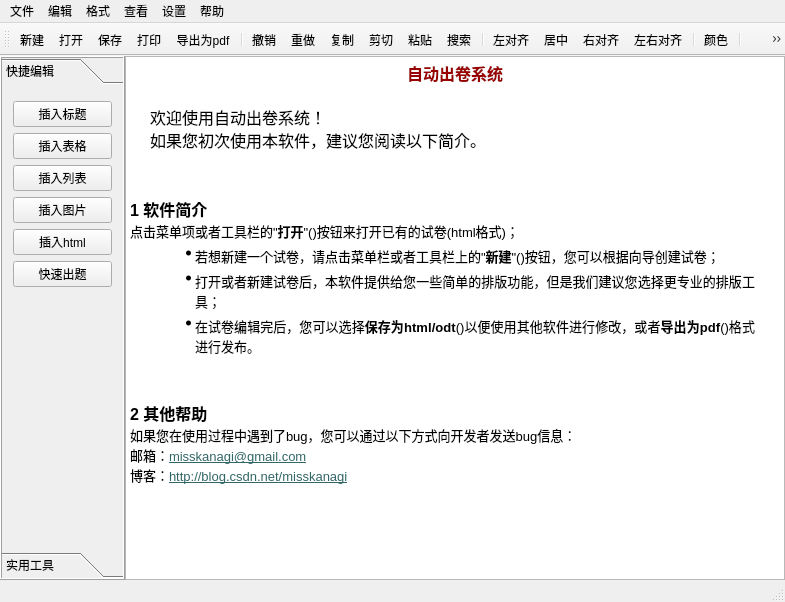
<?xml version="1.0" encoding="UTF-8"?>
<ui version="4.0">
 <class>MainWindow</class>
 <widget class="QMainWindow" name="MainWindow">
  <property name="geometry">
   <rect>
    <x>0</x>
    <y>0</y>
    <width>785</width>
    <height>602</height>
   </rect>
  </property>
  <property name="windowTitle">
   <string>自动出卷系统</string>
  </property>
  <widget class="QWidget" name="centralWidget">
   <layout class="QHBoxLayout" name="horizontalLayout_2">
    <property name="spacing">
     <number>0</number>
    </property>
    <property name="leftMargin">
     <number>0</number>
    </property>
    <property name="topMargin">
     <number>0</number>
    </property>
    <property name="rightMargin">
     <number>0</number>
    </property>
    <property name="bottomMargin">
     <number>0</number>
    </property>
    <item>
     <widget class="QToolBox" name="toolBox">
      <property name="sizePolicy">
       <sizepolicy hsizetype="Fixed" vsizetype="Expanding">
        <horstretch>0</horstretch>
        <verstretch>0</verstretch>
       </sizepolicy>
      </property>
      <property name="minimumSize">
       <size>
        <width>125</width>
        <height>0</height>
       </size>
      </property>
      <property name="frameShape">
       <enum>QFrame::Box</enum>
      </property>
      <property name="frameShadow">
       <enum>QFrame::Raised</enum>
      </property>
      <property name="currentIndex">
       <number>0</number>
      </property>
      <widget class="QWidget" name="paper_edit">
       <property name="geometry">
        <rect>
         <x>0</x>
         <y>0</y>
         <width>123</width>
         <height>461</height>
        </rect>
       </property>
       <attribute name="icon">
        <iconset>
         <normalon>:/UI/mail_new.png</normalon>
        </iconset>
       </attribute>
       <attribute name="label">
        <string>快捷编辑</string>
       </attribute>
       <layout class="QVBoxLayout" name="verticalLayout">
        <item>
         <widget class="QPushButton" name="insertTitle">
          <property name="text">
           <string>插入标题</string>
          </property>
          <property name="icon">
           <iconset resource="resource.qrc">
            <normaloff>:/UI/mail_new.png</normaloff>:/UI/mail_new.png</iconset>
          </property>
         </widget>
        </item>
        <item>
         <widget class="QPushButton" name="insertTable">
          <property name="text">
           <string>插入表格</string>
          </property>
          <property name="icon">
           <iconset resource="resource.qrc">
            <normaloff>:/UI/grid.png</normaloff>:/UI/grid.png</iconset>
          </property>
         </widget>
        </item>
        <item>
         <widget class="QPushButton" name="insetList">
          <property name="text">
           <string>插入列表</string>
          </property>
          <property name="icon">
           <iconset resource="resource.qrc">
            <normaloff>:/UI/list.png</normaloff>:/UI/list.png</iconset>
          </property>
         </widget>
        </item>
        <item>
         <widget class="QPushButton" name="insertImage">
          <property name="sizePolicy">
           <sizepolicy hsizetype="Minimum" vsizetype="Fixed">
            <horstretch>0</horstretch>
            <verstretch>0</verstretch>
           </sizepolicy>
          </property>
          <property name="text">
           <string>插入图片</string>
          </property>
          <property name="icon">
           <iconset>
            <normalon>:/UI/thumbnail.png</normalon>
           </iconset>
          </property>
          <property name="autoDefault">
           <bool>false</bool>
          </property>
          <property name="default">
           <bool>false</bool>
          </property>
          <property name="flat">
           <bool>false</bool>
          </property>
         </widget>
        </item>
        <item>
         <widget class="QPushButton" name="insertHtml">
          <property name="text">
           <string>插入html</string>
          </property>
          <property name="icon">
           <iconset resource="resource.qrc">
            <normaloff>:/UI/news_subscribe.png</normaloff>:/UI/news_subscribe.png</iconset>
          </property>
         </widget>
        </item>
        <item>
         <widget class="QPushButton" name="insertQuestions">
          <property name="text">
           <string>快速出题</string>
          </property>
          <property name="icon">
           <iconset resource="resource.qrc">
            <normaloff>:/UI/editclear.png</normaloff>:/UI/editclear.png</iconset>
          </property>
         </widget>
        </item>
        <item>
         <spacer name="verticalSpacer">
          <property name="orientation">
           <enum>Qt::Vertical</enum>
          </property>
          <property name="sizeHint" stdset="0">
           <size>
            <width>20</width>
            <height>40</height>
           </size>
          </property>
         </spacer>
        </item>
       </layout>
      </widget>
      <widget class="QWidget" name="tools">
       <property name="geometry">
        <rect>
         <x>0</x>
         <y>0</y>
         <width>123</width>
         <height>461</height>
        </rect>
       </property>
       <attribute name="icon">
        <iconset>
         <normalon>:/UI/lin_agt_wrench.png</normalon>
        </iconset>
       </attribute>
       <attribute name="label">
        <string>实用工具</string>
       </attribute>
       <layout class="QVBoxLayout" name="verticalLayout_2">
        <item>
         <widget class="QPushButton" name="pushButton_4">
          <property name="text">
           <string>计算器</string>
          </property>
         </widget>
        </item>
        <item>
         <spacer name="verticalSpacer_2">
          <property name="orientation">
           <enum>Qt::Vertical</enum>
          </property>
          <property name="sizeHint" stdset="0">
           <size>
            <width>20</width>
            <height>40</height>
           </size>
          </property>
         </spacer>
        </item>
       </layout>
      </widget>
     </widget>
    </item>
    <item>
     <widget class="QStackedWidget" name="tabs">
      <property name="enabled">
       <bool>true</bool>
      </property>
      <widget class="QWidget" name="welcome">
       <layout class="QHBoxLayout" name="horizontalLayout">
        <property name="spacing">
         <number>0</number>
        </property>
        <property name="leftMargin">
         <number>0</number>
        </property>
        <property name="topMargin">
         <number>0</number>
        </property>
        <property name="rightMargin">
         <number>0</number>
        </property>
        <property name="bottomMargin">
         <number>0</number>
        </property>
        <item>
         <widget class="QTextEdit" name="textEdit">
          <property name="documentTitle">
           <string>欢迎</string>
          </property>
          <property name="readOnly">
           <bool>true</bool>
          </property>
          <property name="html">
           <string>&lt;!DOCTYPE HTML PUBLIC &quot;-//W3C//DTD HTML 4.0//EN&quot; &quot;http://www.w3.org/TR/REC-html40/strict.dtd&quot;&gt;
&lt;html&gt;&lt;head&gt;&lt;meta name=&quot;qrichtext&quot; content=&quot;1&quot; /&gt;&lt;title&gt;欢迎&lt;/title&gt;&lt;style type=&quot;text/css&quot;&gt;
p, li { white-space: pre-wrap; }
&lt;/style&gt;&lt;/head&gt;&lt;body style=&quot; font-family:'SimSun'; font-size:9pt; font-weight:400; font-style:normal;&quot;&gt;
&lt;p align=&quot;center&quot; style=&quot; margin-top:18px; margin-bottom:20px; margin-left:20px; margin-right:20px; -qt-block-indent:0; text-indent:0px;&quot;&gt;&lt;span style=&quot; font-family:'Verdana'; font-size:12pt; font-weight:600; color:#990000;&quot;&gt;自动出卷系统&lt;/span&gt;&lt;/p&gt;
&lt;p style=&quot; margin-top:12px; margin-bottom:12px; margin-left:20px; margin-right:20px; -qt-block-indent:0; text-indent:0px;&quot;&gt;&lt;span style=&quot; font-family:'Verdana'; font-size:12pt; color:#000000;&quot;&gt;欢迎使用自动出卷系统！ &lt;br /&gt;如果您初次使用本软件，建议您阅读以下简介。&lt;/span&gt;&lt;/p&gt;
&lt;p style=&quot;-qt-paragraph-type:empty; margin-top:0px; margin-bottom:0px; margin-left:20px; margin-right:20px; -qt-block-indent:0; text-indent:0px;&quot;&gt;&lt;br /&gt;&lt;/p&gt;
&lt;p style=&quot;-qt-paragraph-type:empty; margin-top:0px; margin-bottom:0px; margin-left:20px; margin-right:20px; -qt-block-indent:0; text-indent:0px; font-family:'Verdana'; font-size:12pt; font-weight:600; color:#000000;&quot;&gt;&lt;br /&gt;&lt;/p&gt;
&lt;p style=&quot; margin-top:0px; margin-bottom:0px; margin-left:0px; margin-right:0px; -qt-block-indent:0; text-indent:0px;&quot;&gt;&lt;a name=&quot;outline-container-1&quot;&gt;&lt;/a&gt;&lt;span style=&quot; font-family:'Verdana'; font-size:12pt; font-weight:600; color:#000000;&quot;&gt;1&lt;/span&gt;&lt;span style=&quot; font-family:'Verdana'; font-size:12pt; font-weight:600; color:#000000;&quot;&gt; 软件简介&lt;/span&gt;&lt;/p&gt;
&lt;p style=&quot; margin-top:0px; margin-bottom:0px; margin-left:0px; margin-right:0px; -qt-block-indent:0; text-indent:0px;&quot;&gt;&lt;a name=&quot;text-1&quot;&gt;&lt;/a&gt;&lt;span style=&quot; font-family:'Verdana'; font-size:13px; color:#000000;&quot;&gt;点&lt;/span&gt;&lt;span style=&quot; font-family:'Verdana'; font-size:13px; color:#000000;&quot;&gt;击菜单项或者工具栏的&amp;quot;&lt;/span&gt;&lt;span style=&quot; font-family:'Verdana'; font-size:13px; font-weight:600; color:#000000;&quot;&gt;打开&lt;/span&gt;&lt;span style=&quot; font-family:'Verdana'; font-size:13px; color:#000000;&quot;&gt;&amp;quot;(&lt;/span&gt;&lt;img src=&quot;:/UI/fileopen.png&quot; /&gt;&lt;span style=&quot; font-family:'Verdana'; font-size:13px; color:#000000;&quot;&gt;)按钮来打开已有的试卷(html格式)；&lt;/span&gt;&lt;/p&gt;
&lt;ul style=&quot;margin-top: 0px; margin-bottom: 0px; margin-left: 0px; margin-right: 0px; -qt-list-indent: 1;&quot;&gt;&lt;li style=&quot; font-family:'Verdana'; font-size:13px; color:#000000;&quot; align=&quot;justify&quot; style=&quot; margin-top:5px; margin-bottom:5px; margin-left:25px; margin-right:25px; -qt-block-indent:0; text-indent:0px;&quot;&gt;&lt;span style=&quot; font-size:13px;&quot;&gt;若想新建一个试卷，请点击菜单栏或者工具栏上的&amp;quot;&lt;/span&gt;&lt;span style=&quot; font-size:13px; font-weight:600;&quot;&gt;新建&lt;/span&gt;&lt;span style=&quot; font-size:13px;&quot;&gt;&amp;quot;(&lt;/span&gt;&lt;img src=&quot;:/UI/filenew.png&quot; /&gt;&lt;span style=&quot; font-size:13px;&quot;&gt;)按钮，您可以根据向导创建试卷；&lt;/span&gt;&lt;/li&gt;
&lt;li style=&quot; font-family:'Verdana'; font-size:13px; color:#000000;&quot; align=&quot;justify&quot; style=&quot; margin-top:5px; margin-bottom:5px; margin-left:25px; margin-right:25px; -qt-block-indent:0; text-indent:0px;&quot;&gt;&lt;span style=&quot; font-size:13px;&quot;&gt;打开或者新建试卷后，本软件提供给您一些简单的排版功能，但是我们建议您选择更专业的排版工具；&lt;/span&gt;&lt;/li&gt;
&lt;li style=&quot; font-family:'Verdana'; font-size:13px; color:#000000;&quot; align=&quot;justify&quot; style=&quot; margin-top:5px; margin-bottom:12px; margin-left:25px; margin-right:25px; -qt-block-indent:0; text-indent:0px;&quot;&gt;&lt;span style=&quot; font-size:13px;&quot;&gt;在试卷编辑完后，您可以选择&lt;/span&gt;&lt;span style=&quot; font-size:13px; font-weight:600;&quot;&gt;保存为html/odt&lt;/span&gt;&lt;span style=&quot; font-size:13px;&quot;&gt;(&lt;/span&gt;&lt;img src=&quot;:/UI/filesave.png&quot; /&gt;&lt;span style=&quot; font-size:13px;&quot;&gt;)以便使用其他软件进行修改，或者&lt;/span&gt;&lt;span style=&quot; font-size:13px; font-weight:600;&quot;&gt;导出为pdf&lt;/span&gt;&lt;span style=&quot; font-size:13px;&quot;&gt;(&lt;/span&gt;&lt;img src=&quot;:/UI/exportpdf.png&quot; /&gt;&lt;span style=&quot; font-size:13px;&quot;&gt;)格式进行发布。&lt;/span&gt;&lt;/li&gt;&lt;/ul&gt;
&lt;p style=&quot;-qt-paragraph-type:empty; margin-top:0px; margin-bottom:0px; margin-left:20px; margin-right:20px; -qt-block-indent:0; text-indent:0px;&quot;&gt;&lt;br /&gt;&lt;/p&gt;
&lt;p style=&quot;-qt-paragraph-type:empty; margin-top:0px; margin-bottom:0px; margin-left:20px; margin-right:20px; -qt-block-indent:0; text-indent:0px; font-family:'Verdana'; font-size:12pt; font-weight:600; color:#000000;&quot;&gt;&lt;br /&gt;&lt;/p&gt;
&lt;p style=&quot; margin-top:0px; margin-bottom:0px; margin-left:0px; margin-right:0px; -qt-block-indent:0; text-indent:0px;&quot;&gt;&lt;a name=&quot;outline-container-2&quot;&gt;&lt;/a&gt;&lt;span style=&quot; font-family:'Verdana'; font-size:12pt; font-weight:600; color:#000000;&quot;&gt;2&lt;/span&gt;&lt;span style=&quot; font-family:'Verdana'; font-size:12pt; font-weight:600; color:#000000;&quot;&gt; 其他帮助&lt;/span&gt;&lt;/p&gt;
&lt;p style=&quot; margin-top:0px; margin-bottom:0px; margin-left:0px; margin-right:0px; -qt-block-indent:0; text-indent:0px;&quot;&gt;&lt;a name=&quot;text-2&quot;&gt;&lt;/a&gt;&lt;span style=&quot; font-family:'Verdana'; font-size:13px; color:#000000;&quot;&gt;如&lt;/span&gt;&lt;span style=&quot; font-family:'Verdana'; font-size:13px; color:#000000;&quot;&gt;果您在使用过程中遇到了bug，您可以通过以下方式向开发者发送bug信息： &lt;br /&gt;邮箱：&lt;/span&gt;&lt;a href=&quot;#misskanagi-gmail.com&quot;&gt;&lt;span style=&quot; font-family:'Verdana'; font-size:13px; text-decoration: underline; color:#336666;&quot;&gt;misskanagi@gmail.com&lt;/span&gt;&lt;/a&gt;&lt;span style=&quot; font-family:'Verdana'; font-size:13px; color:#000000;&quot;&gt; &lt;br /&gt;博客：&lt;/span&gt;&lt;a href=&quot;http://blog.csdn.net/misskanagi&quot;&gt;&lt;span style=&quot; font-family:'Verdana'; font-size:13px; text-decoration: underline; color:#336666;&quot;&gt;http://blog.csdn.net/misskanagi&lt;/span&gt;&lt;/a&gt;&lt;/p&gt;&lt;/body&gt;&lt;/html&gt;</string>
          </property>
         </widget>
        </item>
       </layout>
      </widget>
     </widget>
    </item>
   </layout>
  </widget>
  <widget class="QMenuBar" name="menuBar">
   <property name="geometry">
    <rect>
     <x>0</x>
     <y>0</y>
     <width>785</width>
     <height>23</height>
    </rect>
   </property>
   <widget class="QMenu" name="menu">
    <property name="title">
     <string>文件</string>
    </property>
    <addaction name="actionFileNew"/>
    <addaction name="actionOpenTest"/>
    <addaction name="actionSave"/>
    <addaction name="actionFileSaveAs"/>
    <addaction name="separator"/>
    <addaction name="actionPrint"/>
    <addaction name="actionPrintPreview"/>
    <addaction name="actionExportPDF"/>
    <addaction name="separator"/>
    <addaction name="actionExit"/>
   </widget>
   <widget class="QMenu" name="menu_2">
    <property name="title">
     <string>帮助</string>
    </property>
    <addaction name="actionHelp"/>
    <addaction name="separator"/>
    <addaction name="actionAbout"/>
   </widget>
   <widget class="QMenu" name="menu_3">
    <property name="title">
     <string>编辑</string>
    </property>
    <addaction name="actionUndo"/>
    <addaction name="actionRedo"/>
    <addaction name="separator"/>
    <addaction name="actionCopy"/>
    <addaction name="actionCut"/>
    <addaction name="actionPaste"/>
    <addaction name="separator"/>
    <addaction name="actionSearch"/>
   </widget>
   <widget class="QMenu" name="menu_4">
    <property name="title">
     <string>设置</string>
    </property>
    <addaction name="actionSetting"/>
    <addaction name="actionAdmin"/>
   </widget>
   <widget class="QMenu" name="menu_5">
    <property name="title">
     <string>格式</string>
    </property>
    <addaction name="actionBold"/>
    <addaction name="actionItalic"/>
    <addaction name="actionUnderline"/>
    <addaction name="separator"/>
    <addaction name="actionLeftAlign"/>
    <addaction name="actionCenter"/>
    <addaction name="actionRightAlign"/>
    <addaction name="actionFullJustify"/>
    <addaction name="separator"/>
    <addaction name="actionChangeFontColor"/>
   </widget>
   <widget class="QMenu" name="menu_6">
    <property name="title">
     <string>查看</string>
    </property>
    <addaction name="actionZoomIn"/>
    <addaction name="actionZoomOut"/>
   </widget>
   <addaction name="menu"/>
   <addaction name="menu_3"/>
   <addaction name="menu_5"/>
   <addaction name="menu_6"/>
   <addaction name="menu_4"/>
   <addaction name="menu_2"/>
  </widget>
  <widget class="QStatusBar" name="statusBar">
   <property name="enabled">
    <bool>true</bool>
   </property>
  </widget>
  <widget class="QToolBar" name="mainToolBar">
   <property name="toolButtonStyle">
    <enum>Qt::ToolButtonIconOnly</enum>
   </property>
   <property name="floatable">
    <bool>true</bool>
   </property>
   <attribute name="toolBarArea">
    <enum>TopToolBarArea</enum>
   </attribute>
   <attribute name="toolBarBreak">
    <bool>false</bool>
   </attribute>
   <addaction name="actionFileNew"/>
   <addaction name="actionOpenTest"/>
   <addaction name="actionSave"/>
   <addaction name="actionPrint"/>
   <addaction name="actionExportPDF"/>
   <addaction name="separator"/>
   <addaction name="actionUndo"/>
   <addaction name="actionRedo"/>
   <addaction name="actionCopy"/>
   <addaction name="actionCut"/>
   <addaction name="actionPaste"/>
   <addaction name="actionSearch"/>
   <addaction name="separator"/>
   <addaction name="actionLeftAlign"/>
   <addaction name="actionCenter"/>
   <addaction name="actionRightAlign"/>
   <addaction name="actionFullJustify"/>
   <addaction name="separator"/>
   <addaction name="actionChangeFontColor"/>
   <addaction name="separator"/>
   <addaction name="actionSetting"/>
   <addaction name="actionHelp"/>
  </widget>
  <action name="actionOpenTest">
   <property name="icon">
    <iconset>
     <normalon>:/UI/fileopen.png</normalon>
    </iconset>
   </property>
   <property name="text">
    <string>打开</string>
   </property>
   <property name="toolTip">
    <string>打开一个试卷工程</string>
   </property>
   <property name="shortcut">
    <string>Ctrl+O</string>
   </property>
  </action>
  <action name="actionSave">
   <property name="icon">
    <iconset>
     <normalon>:/UI/filesave.png</normalon>
    </iconset>
   </property>
   <property name="text">
    <string>保存</string>
   </property>
   <property name="toolTip">
    <string>保存试卷工程</string>
   </property>
   <property name="shortcut">
    <string>Ctrl+S</string>
   </property>
  </action>
  <action name="actionFileSaveAs">
   <property name="icon">
    <iconset>
     <normalon>:/UI/filesaveas.png</normalon>
    </iconset>
   </property>
   <property name="text">
    <string>另存为</string>
   </property>
   <property name="toolTip">
    <string>试卷工程另存为</string>
   </property>
   <property name="shortcut">
    <string>Alt+S</string>
   </property>
  </action>
  <action name="actionCopy">
   <property name="icon">
    <iconset>
     <normaloff>UI/editcopy.png</normaloff>
     <normalon>:/UI/editcopy.png</normalon>UI/editcopy.png</iconset>
   </property>
   <property name="text">
    <string>复制</string>
   </property>
   <property name="toolTip">
    <string>复制</string>
   </property>
   <property name="shortcut">
    <string>Ctrl+C</string>
   </property>
  </action>
  <action name="actionCut">
   <property name="icon">
    <iconset>
     <normalon>:/UI/editcut.png</normalon>
    </iconset>
   </property>
   <property name="text">
    <string>剪切</string>
   </property>
   <property name="toolTip">
    <string>剪切</string>
   </property>
   <property name="shortcut">
    <string>Ctrl+X</string>
   </property>
  </action>
  <action name="actionPaste">
   <property name="icon">
    <iconset>
     <normalon>:/UI/editpaste.png</normalon>
    </iconset>
   </property>
   <property name="text">
    <string>粘贴</string>
   </property>
   <property name="toolTip">
    <string>粘贴</string>
   </property>
   <property name="shortcut">
    <string>Ctrl+V</string>
   </property>
  </action>
  <action name="actionSearch">
   <property name="icon">
    <iconset>
     <normalon>:/UI/find.png</normalon>
    </iconset>
   </property>
   <property name="text">
    <string>搜索</string>
   </property>
   <property name="toolTip">
    <string>搜索</string>
   </property>
   <property name="shortcut">
    <string>Ctrl+F</string>
   </property>
  </action>
  <action name="actionSetting">
   <property name="icon">
    <iconset>
     <normaloff>UI/run.png</normaloff>
     <normalon>:/UI/run.png</normalon>UI/run.png</iconset>
   </property>
   <property name="text">
    <string>设置</string>
   </property>
   <property name="toolTip">
    <string>试卷设置</string>
   </property>
   <property name="shortcut">
    <string>Ctrl+T</string>
   </property>
  </action>
  <action name="actionHelp">
   <property name="icon">
    <iconset>
     <normaloff>UI/documentinfo.png</normaloff>
     <normalon>:/UI/documentinfo.png</normalon>UI/documentinfo.png</iconset>
   </property>
   <property name="text">
    <string>帮助</string>
   </property>
   <property name="toolTip">
    <string>帮助</string>
   </property>
   <property name="shortcut">
    <string>Ctrl+I</string>
   </property>
  </action>
  <action name="actionExit">
   <property name="icon">
    <iconset>
     <normalon>:/UI/exit.png</normalon>
    </iconset>
   </property>
   <property name="text">
    <string>退出</string>
   </property>
   <property name="toolTip">
    <string>关闭</string>
   </property>
  </action>
  <action name="actionGenerate">
   <property name="icon">
    <iconset>
     <normalon>:/UI/exec.png</normalon>
    </iconset>
   </property>
   <property name="text">
    <string>生成试卷</string>
   </property>
   <property name="toolTip">
    <string>生成试卷</string>
   </property>
   <property name="shortcut">
    <string>Ctrl+G</string>
   </property>
  </action>
  <action name="actionFileNew">
   <property name="icon">
    <iconset>
     <normalon>:/UI/filenew.png</normalon>
    </iconset>
   </property>
   <property name="text">
    <string>新建</string>
   </property>
   <property name="toolTip">
    <string>新建试卷工程</string>
   </property>
   <property name="shortcut">
    <string>Ctrl+N</string>
   </property>
  </action>
  <action name="actionAbout">
   <property name="icon">
    <iconset>
     <normalon>:/UI/messagebox_info.png</normalon>
    </iconset>
   </property>
   <property name="text">
    <string>关于</string>
   </property>
   <property name="toolTip">
    <string>关于 自动出卷系统</string>
   </property>
  </action>
  <action name="actionUndo">
   <property name="icon">
    <iconset>
     <normalon>:/UI/editundo.png</normalon>
    </iconset>
   </property>
   <property name="text">
    <string>撤销</string>
   </property>
   <property name="toolTip">
    <string>撤销上一次操作</string>
   </property>
   <property name="shortcut">
    <string>Ctrl+U</string>
   </property>
  </action>
  <action name="actionRedo">
   <property name="icon">
    <iconset>
     <normalon>:/UI/editredo.png</normalon>
    </iconset>
   </property>
   <property name="text">
    <string>重做</string>
   </property>
   <property name="toolTip">
    <string>重新执行下一次操作</string>
   </property>
   <property name="shortcut">
    <string>Ctrl+R</string>
   </property>
  </action>
  <action name="actionBold">
   <property name="checkable">
    <bool>true</bool>
   </property>
   <property name="icon">
    <iconset>
     <normalon>:/UI/textbold.png</normalon>
    </iconset>
   </property>
   <property name="text">
    <string>加粗</string>
   </property>
   <property name="toolTip">
    <string>加粗字体</string>
   </property>
   <property name="shortcut">
    <string>Alt+B</string>
   </property>
  </action>
  <action name="actionItalic">
   <property name="checkable">
    <bool>true</bool>
   </property>
   <property name="icon">
    <iconset>
     <normalon>:/UI/textitalic.png</normalon>
    </iconset>
   </property>
   <property name="text">
    <string>倾斜</string>
   </property>
   <property name="toolTip">
    <string>倾斜字体</string>
   </property>
   <property name="shortcut">
    <string>Alt+I</string>
   </property>
  </action>
  <action name="actionUnderline">
   <property name="checkable">
    <bool>true</bool>
   </property>
   <property name="icon">
    <iconset>
     <normalon>:/UI/textunder.png</normalon>
    </iconset>
   </property>
   <property name="text">
    <string>下划线</string>
   </property>
   <property name="toolTip">
    <string>添加字体下划线</string>
   </property>
   <property name="shortcut">
    <string>Alt+U</string>
   </property>
  </action>
  <action name="actionLeftAlign">
   <property name="checkable">
    <bool>true</bool>
   </property>
   <property name="icon">
    <iconset>
     <normalon>:/UI/textleft.png</normalon>
    </iconset>
   </property>
   <property name="text">
    <string>左对齐</string>
   </property>
   <property name="toolTip">
    <string>左对齐</string>
   </property>
   <property name="shortcut">
    <string>Alt+L</string>
   </property>
  </action>
  <action name="actionRightAlign">
   <property name="checkable">
    <bool>true</bool>
   </property>
   <property name="icon">
    <iconset>
     <normalon>:/UI/textright.png</normalon>
    </iconset>
   </property>
   <property name="text">
    <string>右对齐</string>
   </property>
   <property name="toolTip">
    <string>右对齐</string>
   </property>
   <property name="shortcut">
    <string>Alt+R</string>
   </property>
  </action>
  <action name="actionCenter">
   <property name="checkable">
    <bool>true</bool>
   </property>
   <property name="icon">
    <iconset>
     <normalon>:/UI/textcenter.png</normalon>
    </iconset>
   </property>
   <property name="text">
    <string>居中</string>
   </property>
   <property name="toolTip">
    <string>居中</string>
   </property>
   <property name="shortcut">
    <string>Alt+C</string>
   </property>
  </action>
  <action name="actionFullJustify">
   <property name="checkable">
    <bool>true</bool>
   </property>
   <property name="icon">
    <iconset>
     <normalon>:/UI/textjustify.png</normalon>
    </iconset>
   </property>
   <property name="text">
    <string>左右对齐</string>
   </property>
   <property name="toolTip">
    <string>左右对齐</string>
   </property>
   <property name="shortcut">
    <string>Alt+A</string>
   </property>
  </action>
  <action name="actionChangeFontColor">
   <property name="icon">
    <iconset>
     <normalon>:/UI/editcolor.png</normalon>
    </iconset>
   </property>
   <property name="text">
    <string>颜色</string>
   </property>
   <property name="toolTip">
    <string>改变字体颜色</string>
   </property>
   <property name="shortcut">
    <string>Ctrl+Shift+C</string>
   </property>
  </action>
  <action name="actionExportPDF">
   <property name="icon">
    <iconset>
     <normalon>:/UI/exportpdf.png</normalon>
    </iconset>
   </property>
   <property name="text">
    <string>导出为pdf</string>
   </property>
   <property name="toolTip">
    <string>导出为pdf文件</string>
   </property>
   <property name="shortcut">
    <string>Ctrl+Shift+O</string>
   </property>
  </action>
  <action name="actionPrint">
   <property name="icon">
    <iconset resource="resource.qrc">
     <normaloff>:/UI/fileprint.png</normaloff>:/UI/fileprint.png</iconset>
   </property>
   <property name="text">
    <string>打印</string>
   </property>
   <property name="toolTip">
    <string>打印试卷</string>
   </property>
  </action>
  <action name="actionPrintPreview">
   <property name="icon">
    <iconset>
     <normalon>:/UI/fileprint.png</normalon>
    </iconset>
   </property>
   <property name="text">
    <string>打印预览</string>
   </property>
   <property name="toolTip">
    <string>打印预览</string>
   </property>
  </action>
  <action name="actionZoomIn">
   <property name="icon">
    <iconset>
     <normalon>:/UI/zoomin.png</normalon>
    </iconset>
   </property>
   <property name="text">
    <string>放大</string>
   </property>
   <property name="toolTip">
    <string>放大</string>
   </property>
   <property name="shortcut">
    <string>Ctrl+=</string>
   </property>
  </action>
  <action name="actionZoomOut">
   <property name="icon">
    <iconset>
     <normalon>:/UI/zoomout.png</normalon>
    </iconset>
   </property>
   <property name="text">
    <string>缩小</string>
   </property>
   <property name="toolTip">
    <string>缩小</string>
   </property>
   <property name="shortcut">
    <string>Ctrl+-</string>
   </property>
  </action>
  <action name="actionAdmin">
   <property name="icon">
    <iconset resource="resource.qrc">
     <normaloff>:/UI/kopeteavailable.png</normaloff>:/UI/kopeteavailable.png</iconset>
   </property>
   <property name="text">
    <string>数据库管理</string>
   </property>
   <property name="toolTip">
    <string>管理用户与试题</string>
   </property>
  </action>
 </widget>
 <layoutdefault spacing="6" margin="11"/>
 <resources>
  <include location="resource.qrc"/>
 </resources>
 <connections/>
</ui>
